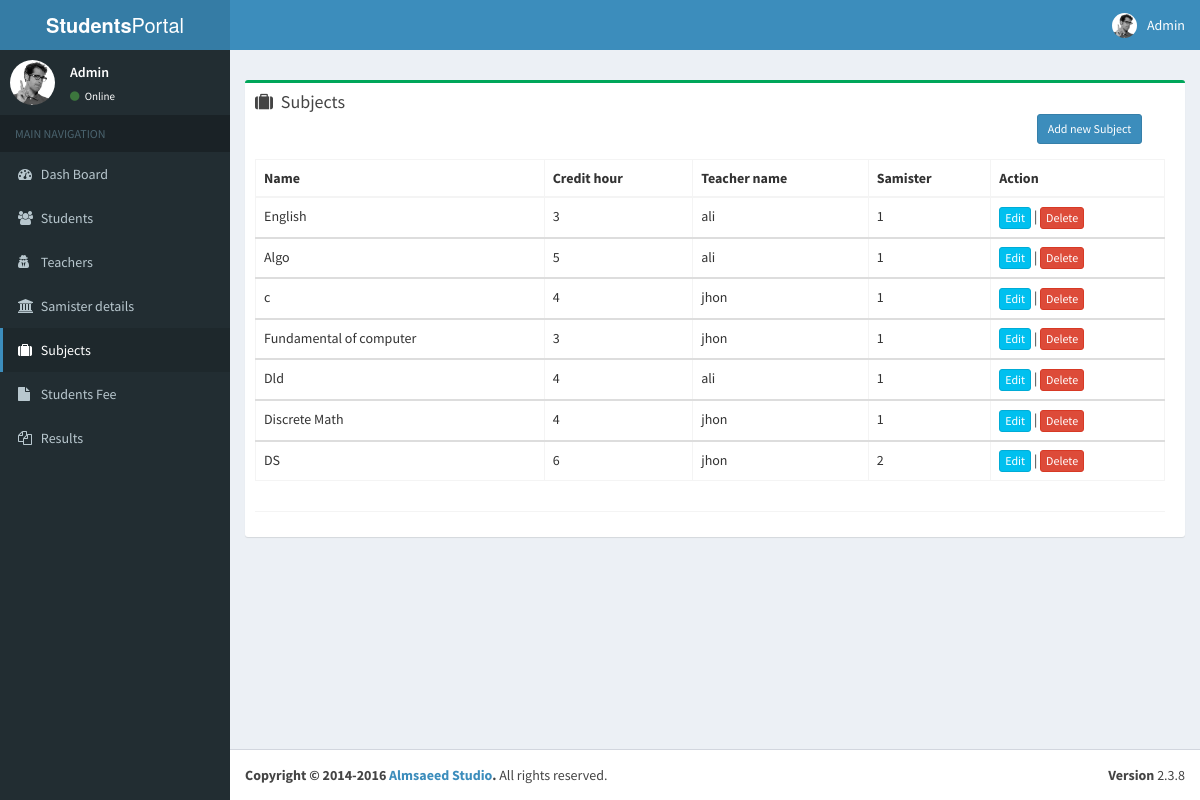
The app's page /subjects.php with its own data.
### tables this page shows
CREATE TABLE `subjects` (
  `id` int(10) UNSIGNED NOT NULL,
  `name` varchar(191) NOT NULL,
  `credit_hour` varchar(191) NOT NULL,
  `teacher_id` int(10) UNSIGNED NOT NULL,
  `samester_id` int(10) UNSIGNED NOT NULL,
  `created_at` timestamp NULL DEFAULT NULL,
  `updated_at` timestamp NULL DEFAULT NULL
);

CREATE TABLE `teachers` (
  `id` int(10) UNSIGNED NOT NULL,
  `name` varchar(191) NOT NULL,
  `f_name` varchar(191) NOT NULL,
  `nic` varchar(191) NOT NULL,
  `phone` varchar(191) NOT NULL,
  `email` varchar(191) NOT NULL,
  `created_at` timestamp NULL DEFAULT NULL,
  `updated_at` timestamp NULL DEFAULT NULL
);

### subjects/index.php (the view, shortened to what this page needs)
<div class="content-wrapper">
  <section class="content-header">
  </section>
  <section class="content">
    <div class="row">
      <section class="col-lg-12 col-md-12">
        <div class="box box-success">
          <div class="box-header">
            <i class="fa fa-suitcase"></i>
            <h3 class="box-title">Subjects</h3>
               <div class="col-sm-12">
                </div>
            <div class="col-md-2" style="float: right;">
                <button type="button" class="btn btn-primary btn-sm" data-toggle="modal" data-target="#addTeacher" data-backdrop="static" data-keyboard="false">Add new Subject</button>
            </div>
          </div>
          <div class="box-body chat" id="chat-box">
            <div class="item">
                <?php
                  $q = "SELECT * FROM subjects";
                  $r = mysqli_query($dbc,$q);
                  if (mysqli_num_rows($r) <= 0) {
                  echo "<p>Record Empty</p>";
                   }else {
                    ?>
                    <table class="table table-hover table-bordered">
                        <thead>
                            <tr>
                              <th>Name</th>
                              <th>Credit hour</th>
                              <th>Teacher name</th>
                              <th>Samister</th>
                              <th>Action</th>
                            </tr>
                          </thead>
                        <?php } ?>
                      <?php
                        while( $row = $r->fetch_assoc() ) { ?>
                           <tbody>
                                <tr>
                                  <td id="stu_name"><?php
                                   echo $row['name'];?></td>
                                  <td id="stu_fname"><?php
                                   echo $row['credit_hour'];?></td>
                                  <td id="teacher_id"><?php
                                      $temp = "SELECT * FROM teachers WHERE id= '$row[teacher_id]' ";
                                      $teacher_obj =mysqli_query($dbc,$temp);
                                       while( $temp_teacher = $teacher_obj->fetch_assoc() ) {
                                        echo $temp_teacher['name']; } ?></td>
                                  <td id="samester_id"><?php echo $row['samester_id'];?></td>
                                  <td>
                                    <button type="button" class="editBtn btn btn-info btn-small btn-xs" data-backdrop="static" data-keyboard="false" data-id='<?=$row['id']?>' data-name='<?=$row['name']?>' data-credit_hour='<?=$row['credit_hour']?>' data-teacher_id='<?=$row['teacher_id']?>' data-samester_id='<?=$row['samester_id']?>'>
                                      Edit
                                    </button> |
                                    <a href="services/subject/deleteUser.php?del=<?php echo$row['id'];?>">
                                      <button type="button" class="btn btn-small btn-xs btn-danger" onclick="return confirm('Are you sure?')">Delete</button>
                                    </a>
                                  </td>
                                </tr>
                              </tbody>
                      <?php }
                      ?>
                  </table>
            </div>
          <div class="box-footer">
          </div>
        </div>
      </section>
      <section class="col-lg-5 connectedSortable">
      </section>
    </div>
  </section>
</div>

### subjects.php (shortened to what this page needs)
  <!DOCTYPE html>
<html>
<head>
  <?php include('header.php');?>
<body class="hold-transition skin-blue sidebar-mini">
<?php include('subjects/index.php');?>
<?php include('end.php');?>
</body>
</html>

### header.php (shortened to what this page needs)
  <link rel="stylesheet" href="assets/bootstrap/css/bootstrap.min.css">
  <link rel="stylesheet" href="https://cdnjs.cloudflare.com/ajax/libs/font-awesome/4.5.0/css/font-awesome.min.css">
  <link rel="stylesheet" href="https://cdnjs.cloudflare.com/ajax/libs/ionicons/2.0.1/css/ionicons.min.css">
  <link rel="stylesheet" href="assets/dist/css/AdminLTE.min.css">
  <link rel="stylesheet" href="assets/dist/css/skins/_all-skins.min.css">
  <link rel="stylesheet" href="assets/plugins/bootstrap-wysihtml5/bootstrap3-wysihtml5.min.css">
  <link rel="stylesheet" href="assets/dist/css/style.css">
  </head>
<div class="wrapper">
  <header class="main-header">
    <a href="./dashBoard.php" class="logo">
      <span class="logo-lg"><b>Students</b>Portal</span>
    </a>
    <nav class="navbar navbar-static-top">
      <div class="navbar-custom-menu">
        <ul class="nav navbar-nav">
          <li class="dropdown user user-menu">
            <a href="#" class="dropdown-toggle" data-toggle="dropdown">
              <img src="assets/dist/img/user2-160x160.jpg" class="user-image" alt="User Image">
              <span class="hidden-xs">Admin</span>
            </a>
          </li>
        </ul>
      </div>
    </nav>
  </header>
   <?php include('/templates/side_bar.php');?>

### templates/side_bar.php
<?php
   function curPageName() {
     return substr($_SERVER["SCRIPT_NAME"],strrpos($_SERVER["SCRIPT_NAME"],"/")+1);
  }
?>
 <aside class="main-sidebar">
    <section class="sidebar">
      <div class="user-panel">
        <div class="pull-left image">
          <img src="assets/dist/img/user2-160x160.jpg" class="img-circle" alt="User Image">
        </div>
        <div class="pull-left info">
          <p>Admin</p>
          <a href="#"><i class="fa fa-circle text-success"></i> Online</a>
        </div>
      </div>
      <ul class="sidebar-menu">
        <li class="header">MAIN NAVIGATION</li>
      <?php $curntPage =  curPageName(); if($curntPage == "dashBoard.php") { ?>
        <li class="treeview active"> <?php
        } else{?>  <li class="treeview"> <?php }  ?>
          <a href="./dashBoard.php">
            <i class="fa fa-tachometer"></i> <span>Dash Board</span>
          </a>
        </li>
        <?php $curntPage =  curPageName(); if($curntPage == "index.php") { ?>
        <li class="treeview active"> <?php
        } else{?>  <li class="treeview"> <?php }  ?>
          <a href="./index.php">
            <i class="fa fa-users"></i> <span>Students</span>
          </a>
        </li>
        <?php $curntPage =  curPageName(); if($curntPage == "teachers.php") { ?>
        <li class="treeview active"> <?php
        } else{?>  <li class="treeview"> <?php }  ?>
          <a href="./teachers.php">
            <i class="fa fa-user-secret"></i>
            <span> Teachers</span>
          </a>
        </li>
         <?php $curntPage =  curPageName(); if($curntPage == "samester.php") { ?>
        <li class="treeview active"> <?php
        } else{?>  <li class="treeview"> <?php }  ?>
          <a href="./samester.php">
            <i class="fa fa-university"></i>
            <span> Samister details</span>
          </a>
        </li>
        <?php $curntPage =  curPageName(); if($curntPage == "subjects.php") { ?>
        <li class="treeview active"> <?php
        } else{?>  <li class="treeview"> <?php }  ?>
          <a href="./subjects.php">
            <i class="fa fa-suitcase"></i>
            <span>Subjects</span>
          </a>
        </li>
        <?php $curntPage =  curPageName(); if($curntPage == "fee.php") { ?>
        <li class="treeview active"> <?php
        } else{?>  <li class="treeview"> <?php }  ?>
          <a href="./fee.php">
            <i class="fa fa-file"></i>
            <span>Students Fee</span>
          </a>
        </li>
        <?php $curntPage =  curPageName(); if($curntPage == "results.php") { ?>
        <li class="treeview active"> <?php
        } else{?>  <li class="treeview"> <?php }  ?>
          <a href="./results.php">
          <i class="fa fa-files-o"></i>
            <span>Results</span>
          </a>
        </li>
      </ul>
    </section>
  </aside>

### end.php (shortened to what this page needs)
  <footer class="main-footer">
    <div class="pull-right hidden-xs">
      <b>Version</b> 2.3.8
    </div>
    <strong>Copyright &copy; 2014-2016 <a href="http://almsaeedstudio.com">Almsaeed Studio</a>.</strong> All rights
    reserved.
  </footer>
</div>

### records on screen
subjects: name "English", credit_hour "3", samester "1"
teachers: name "ali"
subjects: name "Algo", credit_hour "5", samester "1"
subjects: name "c", credit_hour "4", samester "1"
teachers: name "jhon"
subjects: name "Fundamental of computer", credit_hour "3", samester "1"
subjects: name "Dld", credit_hour "4", samester "1"
subjects: name "Discrete Math", credit_hour "4", samester "1"
subjects: name "DS", credit_hour "6", samester "2"
